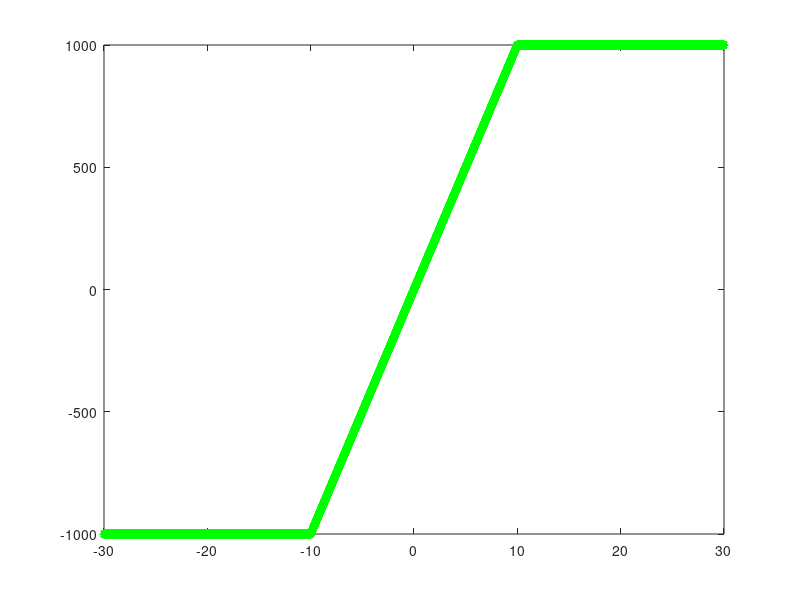

Write the MATLAB code that produced this figure.
t = -15:0.001:15;
x = 2*t;
y = []
 for n = 1:length(t)
     if(x(n) < -10)
         y(n) = -1000;
     elseif (x(n) > 10)
         y(n) = 1000;
     else
        y(n) = 100*x(n);
     end
 end
 
 %subplot(2,1,1)
 plot(x,y,'g*'), hold on
 
 
% x1 = 0.1*x;
%  for n = 1:length(t)
%      if(x1(n) < -10)
%          y1(n) = -1000;
%      elseif (x1(n) > 10)
%          y1(n) = 1000;
%      else
%         y1(n) = 100*x1(n);
%      end
%  end
%  
%  %subplot(2,1,2)
%  plot(x1,y1,'r--.')
%  ylim([-1200 1200])
%  xlim([-50 50])
 